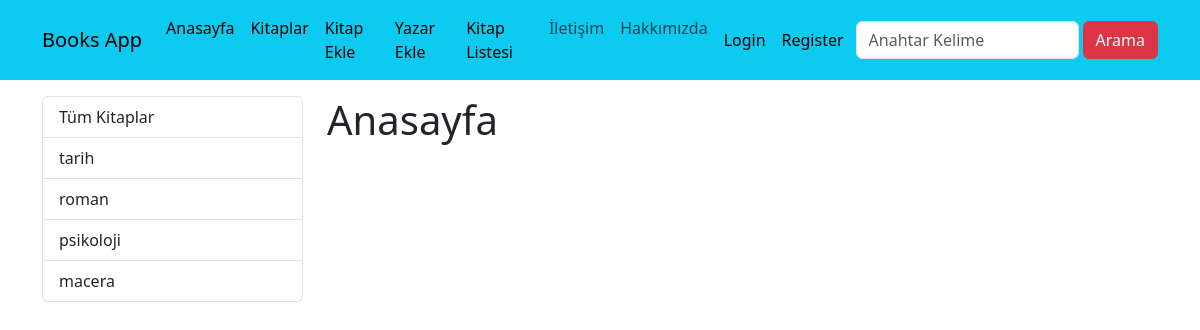
Before: / with the older database file.
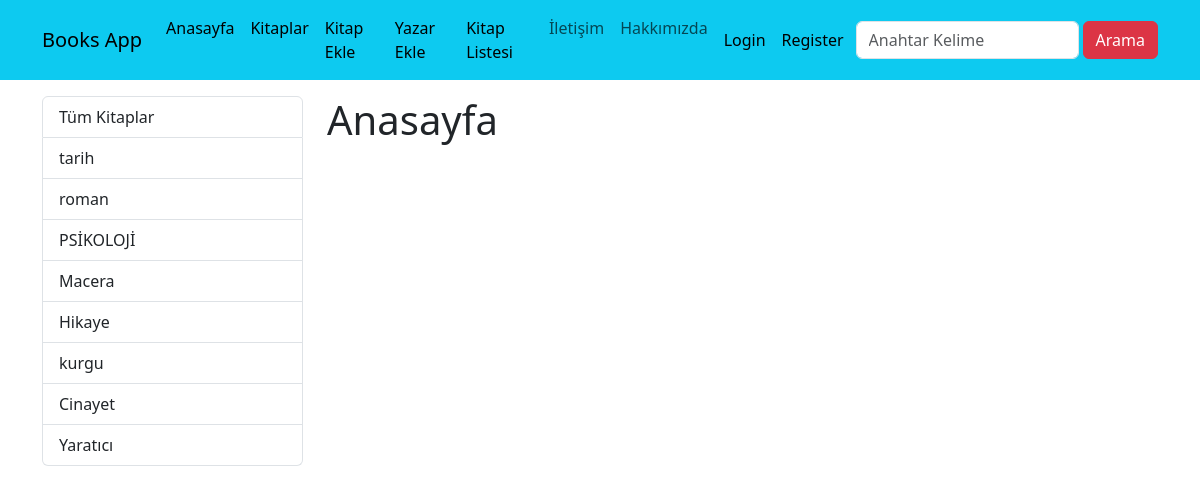
After: the same page with the newer database file.
### books/models.py (models this page shows, shortened)
class Category(models.Model):
    name = models.CharField(max_length=100)
    slug = models.SlugField(max_length=100, unique=True, blank=True, null=True, default=None)
    def __str__(self):
        return self.name
    class Meta:
        verbose_name = "Kategori"
        verbose_name_plural = "Kategoriler"

### pages/views.py (the view)
# urls.py: path("", views.index, name="index"),
def index(request):
    categories = Category.objects.all()
    return render(request, "pages/index.html", {"categories": categories})

### pages/templates/pages/index.html (shortened to what this page needs)
{% extends 'base.html' %}
{% block content %}
<div class="container mt-3">
  <div class="row">
      <div class="col-3">
        {% include 'books/partial/__categories.html' %}
      </div>
      <div class="col-9">
          <h1>Anasayfa</h1>
      </div>
  </div>
</div>
{% endblock  %}

### books/templates/books/partial/__categories.html
<div class="list-group">
  <a href="/books" class="list-group-item list-group-item-action">Tüm Kitaplar</a>
  {% for category in categories %}
    <a href="{% url 'category_slug' category.slug %}"
    class="list-group-item list-group-item-action {% if seciliKategori == category.slug %} active {% endif %}">
    {{ category }}</a>
  {% endfor %}
</div>

Changed rows visible on the page:
changed Category: name "psikoloji" → "PSİKOLOJİ"
changed Category: name "macera" → "Macera"
added Category: name "Hikaye"
added Category: name "kurgu"
added Category: name "Cinayet"
added Category: name "Yaratıcı"
